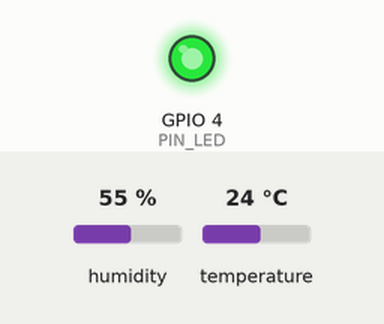
Simulated run of this sketch. Board: ESP32. Parts: output pins drawn as LEDs (lit = HIGH). The test bench sets the inputs (shaded band); at power-on: humidity 55 %, temperature 24 °C. WiFi joins after 1.5 s; servers stay silent unless stated; uploads are accepted with an empty reply; what the sketch prints to the serial monitor is not drawn.

Above: at 1.7 s.
At 16.7 s:
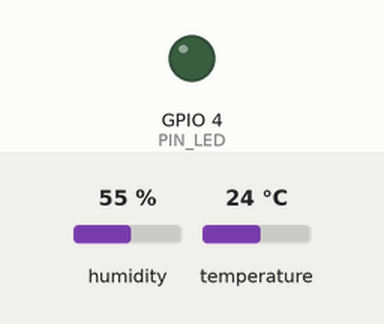
Timing chart, 0 to 40.5 s (numbered marks = the images above):
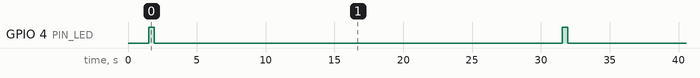

The sketch:

sketch.ino
```cpp
/*
  ACTIVA – Sensor de clima (ESP32 + DHT22) simulado en Wokwi.
  Lee temperatura y humedad y las envía a Firebase Realtime Database.
  Para cuidar el plan gratuito, se detiene solo tras MAX_ENVIOS envíos.
*/
#include <WiFi.h>
#include <WiFiClientSecure.h>
#include <HTTPClient.h>
#include "DHTesp.h"

// ===== Configuración (cambiar aquí) =====
const char* FIREBASE_URL = "https://activa-729e7-default-rtdb.firebaseio.com";
const char* SENSOR_ID    = "sensor-agricola-01";  // identificador único del sensor
const char* SECTOR       = "agricola";            // agricola | comerciante | ambulante | taxista
const unsigned long INTERVALO_MS = 30000;         // un envío cada 30 segundos
const int MAX_ENVIOS = 20;                        // 20 x 30 s = 10 minutos y se detiene

const int PIN_DHT = 15;
const int PIN_LED = 4;                            // parpadea en cada envío

DHTesp dht;
int envios = 0;
unsigned long ultimoEnvio = 0;

void conectarWiFi() {
  Serial.print("Conectando a Wokwi-GUEST");
  WiFi.begin("Wokwi-GUEST", "", 6);
  while (WiFi.status() != WL_CONNECTED) {
    delay(250);
    Serial.print(".");
  }
  Serial.println(" conectado");
}

// Envía un JSON a Firebase por HTTPS. metodo: "POST" (agrega) o "PUT" (reemplaza)
bool enviar(const String& ruta, const char* metodo, const String& json) {
  WiFiClientSecure cliente;
  cliente.setInsecure();  // simulación: sin verificar certificado
  HTTPClient http;
  http.begin(cliente, String(FIREBASE_URL) + ruta + ".json");
  http.addHeader("Content-Type", "application/json");
  int codigo = http.sendRequest(metodo, json);
  http.end();
  return codigo == 200;
}

void setup() {
  Serial.begin(115200);
  pinMode(PIN_LED, OUTPUT);
  dht.setup(PIN_DHT, DHTesp::DHT22);
  conectarWiFi();
  Serial.printf("Sensor %s (%s): %d envíos, uno cada %lu s\n", SENSOR_ID, SECTOR, MAX_ENVIOS, INTERVALO_MS / 1000);
}

void loop() {
  if (envios >= MAX_ENVIOS) {  // demo terminada: no envía nada más
    delay(1000);
    return;
  }
  if (ultimoEnvio != 0 && millis() - ultimoEnvio < INTERVALO_MS) {
    delay(100);
    return;
  }
  ultimoEnvio = millis();

  TempAndHumidity d = dht.getTempAndHumidity();
  if (isnan(d.temperature) || isnan(d.humidity)) {
    Serial.println("Error leyendo el DHT22");
    return;
  }
  if (WiFi.status() != WL_CONNECTED) conectarWiFi();

  // "ts" lo completa el servidor de Firebase con su hora actual
  String json = "{\"temperatura\":" + String(d.temperature, 1) +
                ",\"humedad\":" + String(d.humidity, 1) +
                ",\"sector\":\"" + SECTOR + "\"" +
                ",\"ts\":{\".sv\":\"timestamp\"}}";

  digitalWrite(PIN_LED, HIGH);
  bool ok = enviar(String("/lecturas/") + SENSOR_ID, "POST", json) &&
            enviar(String("/ultima/") + SENSOR_ID, "PUT", json);
  digitalWrite(PIN_LED, LOW);

  envios++;
  Serial.printf("[%d/%d] T=%.1f C  H=%.1f %%  -> %s\n", envios, MAX_ENVIOS, d.temperature, d.humidity,
                ok ? "OK" : "ERROR");

  if (envios >= MAX_ENVIOS) {
    Serial.println("Demo terminada: se alcanzó el límite de envíos. Reinicia la simulación para enviar más.");
    WiFi.disconnect(true);
  }
}
```

Measured:
- by itself, GPIO 4 (PIN_LED): alternates HIGH for 0.40 s and LOW for 29.6 s
